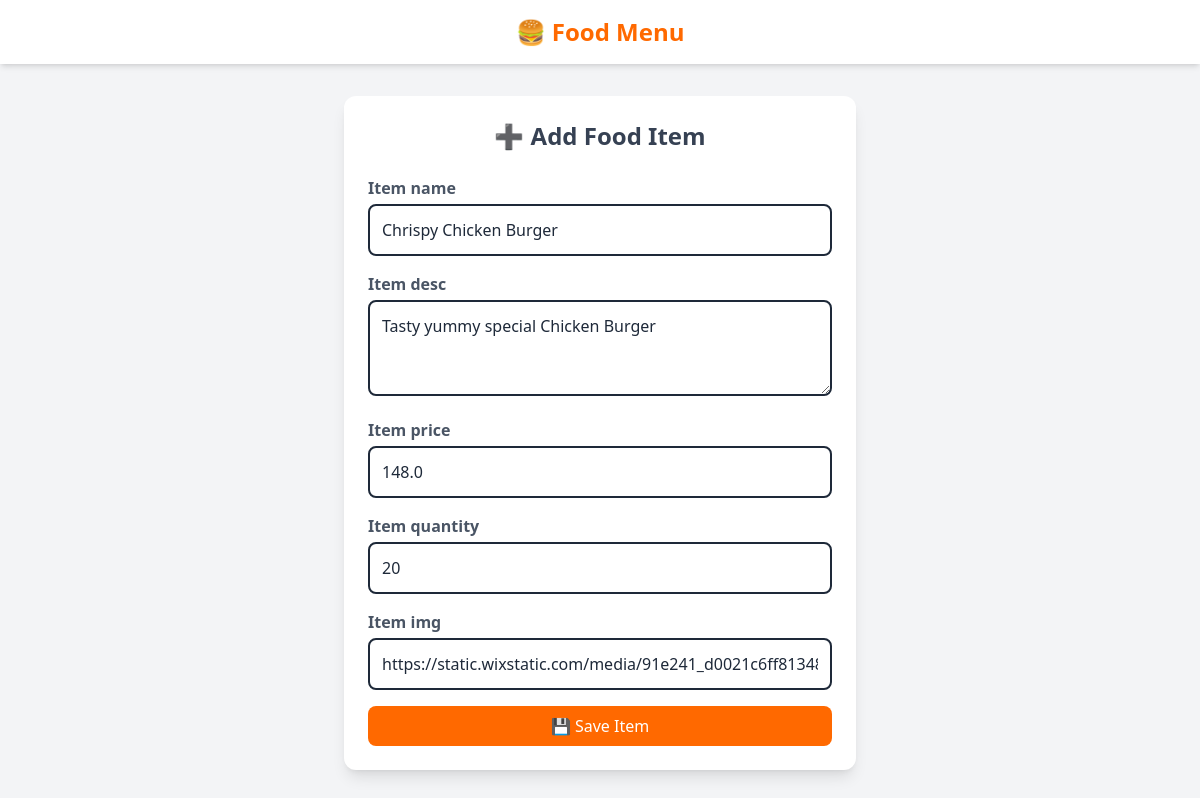
The page /db/update/5/ on the database as committed earlier.
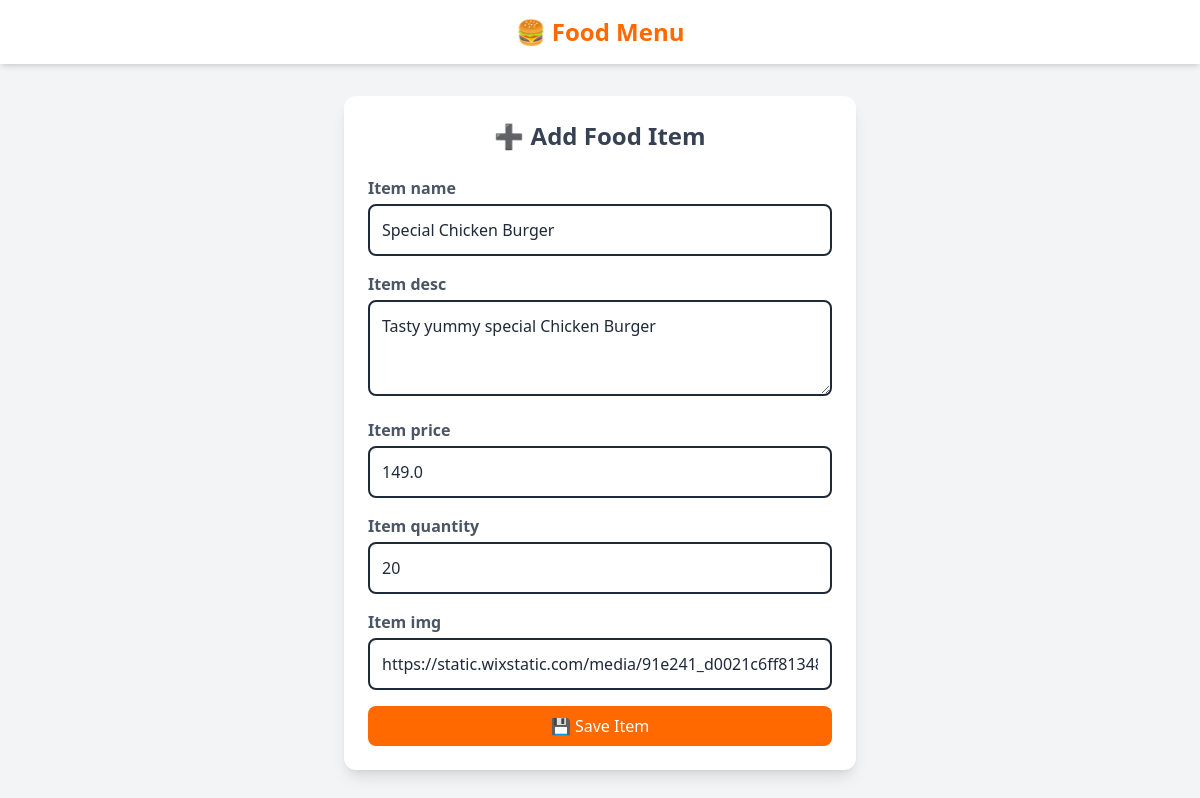
The same page on the database as committed later.
### myapp/models.py (models this page shows, shortened)
class Item(models.Model):
    item_name=models.CharField(max_length=100) #max length must be declared otherwise it will give error
    item_desc=models.CharField(max_length=200)
    item_price=models.FloatField()
    item_quantity=models.IntegerField()
    item_img=models.CharField(max_length=1000,default='🍽️')

### myapp/views.py (the view)
# urls.py: path('db/update/<int:id>/',views.update_item,name='update_item'),
def update_item(request,id):
    item = get_object_or_404(Item, id=id)
    form=ItemForm(request.POST or None, instance=item)
    if form.is_valid():
            form.save()
            return redirect('db')
    context={
        'form':form
    }
    return render(request,'myapp/item-form.html',context)

### myapp/templates/myapp/item-form.html (shortened to what this page needs)
{% extends 'myapp/base.html' %}
{% block content %}
<div class="bg-white shadow-lg rounded-xl p-6 max-w-lg mx-auto">
    <h1 class="text-2xl font-bold text-gray-700 mb-6 text-center">
        ➕ Add Food Item
    </h1>
    <form method="POST" class="space-y-4">
        {% for field in form %}
            <div>
                <label class="block text-gray-600 font-semibold mb-1">
                    {{ field.label }}
                </label>
                {{ field }}
            </div>
        {% endfor %}
        <button type="submit"
            class="w-full bg-orange-500 text-white py-2 rounded-lg hover:bg-orange-600 transition">
            💾 Save Item
        </button>
    </form>
</div>
{% endblock %}

### myapp/templates/myapp/base.html (shortened to what this page needs)
<!DOCTYPE html>
<html lang="en">
<head>
    <script src="https://cdn.jsdelivr.net/npm/@tailwindcss/browser@4"></script>
</head>
<body class="bg-gray-100">
    <nav class="bg-white shadow-md p-4">
        <h1 class="text-2xl font-bold text-orange-500 text-center">
            🍔 Food Menu
        </h1>
    </nav>
    <div class="max-w-5xl mx-auto mt-8 px-4">
        {% block content %}
        {% endblock %}
    </div>
</body>
</html>

Rows that differ between the two databases and show on the page:
changed Item "Tasty yummy special Chicken Burger": item_name "Chrispy Chicken Burger" → "Special Chicken Burger"; item_price "148.0" → "149.0"
